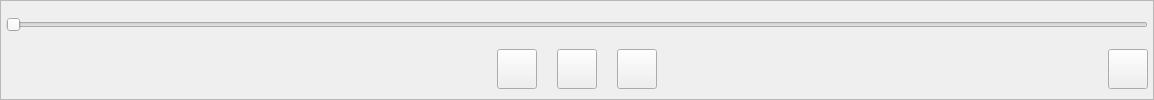
<?xml version="1.0" encoding="UTF-8"?>
<ui version="4.0">
 <class>VideoTool</class>
 <widget class="QWidget" name="VideoTool">
  <property name="geometry">
   <rect>
    <x>0</x>
    <y>0</y>
    <width>1154</width>
    <height>100</height>
   </rect>
  </property>
  <property name="windowTitle">
   <string>Form</string>
  </property>
  <layout class="QVBoxLayout" name="verticalLayout_2">
   <property name="spacing">
    <number>0</number>
   </property>
   <property name="leftMargin">
    <number>0</number>
   </property>
   <property name="topMargin">
    <number>0</number>
   </property>
   <property name="rightMargin">
    <number>0</number>
   </property>
   <property name="bottomMargin">
    <number>0</number>
   </property>
   <item>
    <widget class="QFrame" name="videoToolBack">
     <property name="frameShape">
      <enum>QFrame::StyledPanel</enum>
     </property>
     <property name="frameShadow">
      <enum>QFrame::Raised</enum>
     </property>
     <layout class="QVBoxLayout" name="verticalLayout">
      <property name="spacing">
       <number>0</number>
      </property>
      <property name="leftMargin">
       <number>5</number>
      </property>
      <property name="topMargin">
       <number>0</number>
      </property>
      <property name="rightMargin">
       <number>5</number>
      </property>
      <property name="bottomMargin">
       <number>0</number>
      </property>
      <item>
       <widget class="QSlider" name="timeSlider">
        <property name="sizePolicy">
         <sizepolicy hsizetype="Preferred" vsizetype="Preferred">
          <horstretch>0</horstretch>
          <verstretch>0</verstretch>
         </sizepolicy>
        </property>
        <property name="orientation">
         <enum>Qt::Horizontal</enum>
        </property>
       </widget>
      </item>
      <item>
       <layout class="QHBoxLayout" name="horizontalLayout_4" stretch="3,1,3">
        <property name="spacing">
         <number>0</number>
        </property>
        <item>
         <layout class="QHBoxLayout" name="horizontalLayout">
          <property name="spacing">
           <number>0</number>
          </property>
          <property name="bottomMargin">
           <number>10</number>
          </property>
          <item>
           <widget class="QLabel" name="timeLabel">
            <property name="sizePolicy">
             <sizepolicy hsizetype="Preferred" vsizetype="Preferred">
              <horstretch>0</horstretch>
              <verstretch>0</verstretch>
             </sizepolicy>
            </property>
            <property name="minimumSize">
             <size>
              <width>200</width>
              <height>0</height>
             </size>
            </property>
            <property name="sizeIncrement">
             <size>
              <width>0</width>
              <height>0</height>
             </size>
            </property>
            <property name="text">
             <string/>
            </property>
           </widget>
          </item>
          <item>
           <spacer name="horizontalSpacer">
            <property name="orientation">
             <enum>Qt::Horizontal</enum>
            </property>
            <property name="sizeHint" stdset="0">
             <size>
              <width>40</width>
              <height>20</height>
             </size>
            </property>
           </spacer>
          </item>
          <item>
           <spacer name="horizontalSpacer_3">
            <property name="orientation">
             <enum>Qt::Horizontal</enum>
            </property>
            <property name="sizeHint" stdset="0">
             <size>
              <width>40</width>
              <height>20</height>
             </size>
            </property>
           </spacer>
          </item>
         </layout>
        </item>
        <item>
         <layout class="QHBoxLayout" name="horizontalLayout_2">
          <property name="spacing">
           <number>20</number>
          </property>
          <property name="bottomMargin">
           <number>10</number>
          </property>
          <item>
           <widget class="QToolButton" name="leftButton">
            <property name="minimumSize">
             <size>
              <width>40</width>
              <height>40</height>
             </size>
            </property>
            <property name="text">
             <string/>
            </property>
           </widget>
          </item>
          <item>
           <widget class="QToolButton" name="pauseButton">
            <property name="minimumSize">
             <size>
              <width>40</width>
              <height>40</height>
             </size>
            </property>
            <property name="text">
             <string/>
            </property>
           </widget>
          </item>
          <item>
           <widget class="QToolButton" name="rightButton">
            <property name="minimumSize">
             <size>
              <width>40</width>
              <height>40</height>
             </size>
            </property>
            <property name="text">
             <string/>
            </property>
           </widget>
          </item>
         </layout>
        </item>
        <item>
         <layout class="QHBoxLayout" name="horizontalLayout_3">
          <property name="spacing">
           <number>0</number>
          </property>
          <property name="bottomMargin">
           <number>10</number>
          </property>
          <item>
           <spacer name="horizontalSpacer_2">
            <property name="orientation">
             <enum>Qt::Horizontal</enum>
            </property>
            <property name="sizeHint" stdset="0">
             <size>
              <width>40</width>
              <height>20</height>
             </size>
            </property>
           </spacer>
          </item>
          <item>
           <spacer name="horizontalSpacer_4">
            <property name="orientation">
             <enum>Qt::Horizontal</enum>
            </property>
            <property name="sizeHint" stdset="0">
             <size>
              <width>40</width>
              <height>20</height>
             </size>
            </property>
           </spacer>
          </item>
          <item>
           <widget class="QToolButton" name="volumnButton">
            <property name="minimumSize">
             <size>
              <width>40</width>
              <height>40</height>
             </size>
            </property>
            <property name="text">
             <string/>
            </property>
           </widget>
          </item>
         </layout>
        </item>
       </layout>
      </item>
     </layout>
    </widget>
   </item>
  </layout>
 </widget>
 <resources/>
 <connections/>
</ui>
